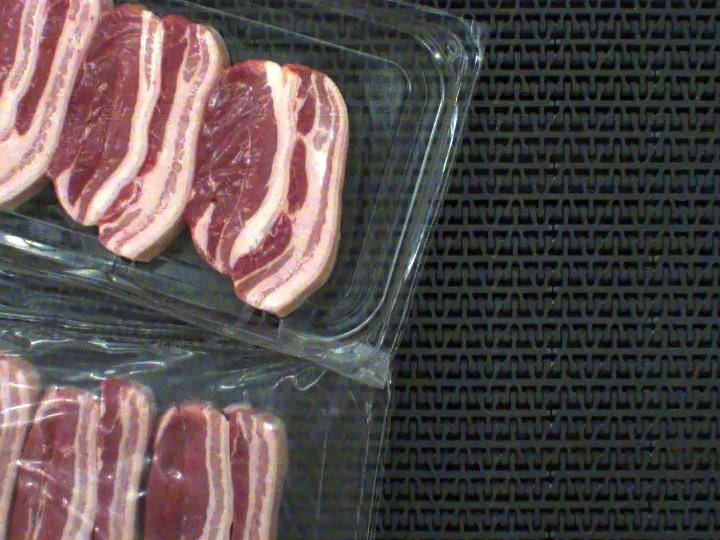
#> input picture data/samples/sample1.jpg, 720 x 540 px
$ python -i features.py   (imports and definitions only)
#> lines starting #> are read from the running program, lines starting #| are printed output that depends on the picture
"""Hand-crafted image features: HSV colour histograms and finite-difference edge strength."""
from pathlib import Path

import numpy as np
from PIL import Image

HUE_BINS = 16
SAT_BINS = 8
VAL_BINS = 8
GRID = 4  # edge strength is averaged over a GRID x GRID grid of cells
N_FEATURES = HUE_BINS + SAT_BINS + VAL_BINS + GRID * GRID  # 48


def extract_features(image_path: Path) -> np.ndarray:
    """Compute a fixed-length feature vector for one image.

    The vector joins three normalised HSV histograms (hue, saturation, value)
    with the mean gradient magnitude in each cell of a GRID x GRID grid. The
    histograms capture the colour mix (e.g. pink meat vs pale film). The grid
    captures coarse edge content, since folds and gaps create sharp brightness
    changes. Gradients use central finite differences (``np.gradient``).

    Args:
        image_path: Path to an RGB image.

    Returns:
        1-D float array of length ``N_FEATURES``.

    Raises:
        FileNotFoundError: If the image does not exist.
        OSError: If the file cannot be read as an image.
    """
#> called with image_path = '../../data/samples/sample1.jpg'
    image_path = Path(image_path)
    if not image_path.is_file():
        raise FileNotFoundError(f"Missing image: {image_path}")
    img = Image.open(image_path).convert("RGB")
#> img is the input picture: PIL image 720x540 RGB; mean R, G, B 86.8, 76.6, 76.3
    hsv = np.asarray(img.convert("HSV"), dtype=float)
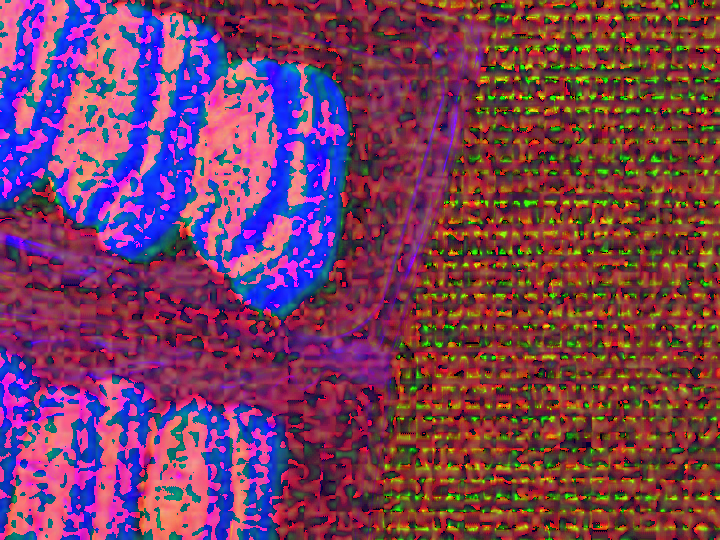
#> hsv: shape (540, 720, 3) float64; mean R, G, B 120.7, 61.3, 92.7

    feats = []
    for channel, bins in enumerate((HUE_BINS, SAT_BINS, VAL_BINS)):
        hist, _ = np.histogram(hsv[..., channel], bins=bins, range=(0, 256))
        # Normalise so each histogram sums to 1 and image size does not matter.
        feats.append(hist / hist.sum())
#> this loop made 3 passes
#> hist on passes 2 to 3: [84268, 162823, 71662, 46677, 16083, 3649, 1677, 1961], [45188, 141541, 65592, 32146, 37868, 21437, 19625, 25403]
#> after the loop, feats = 3 items

    gray = np.asarray(img.convert("L"), dtype=float)
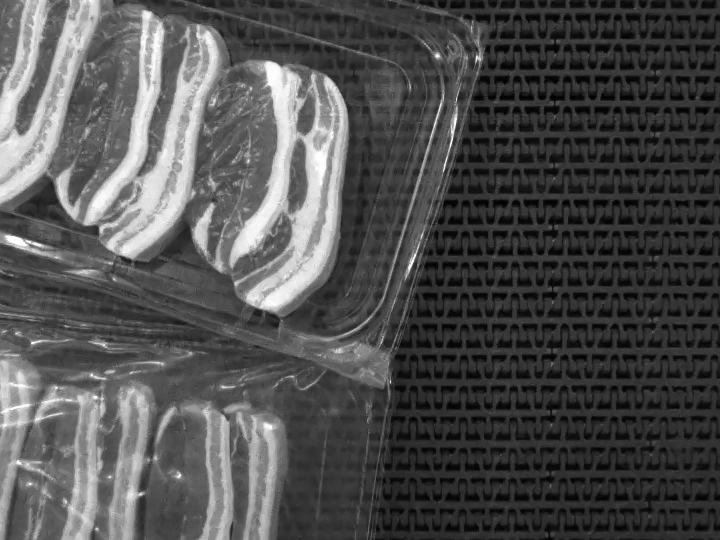
#> gray: shape (540, 720) float64; min 0, max 255, mean 79.6
    gy, gx = np.gradient(gray)  # central differences along rows and columns
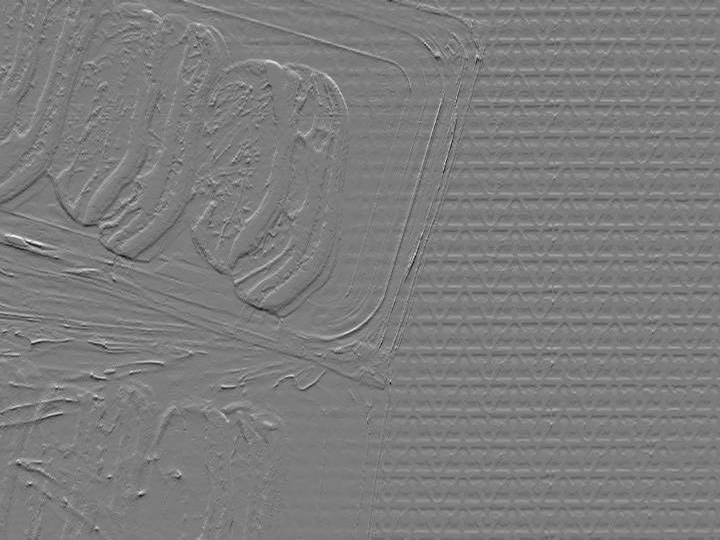
#> gy: shape (540, 720) float64; min -83.5, max 87, mean 0; drawn with min black and max white
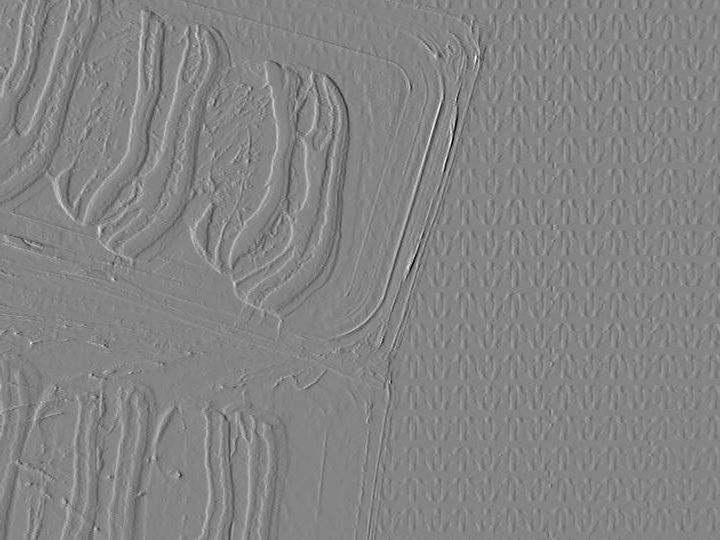
#> gx: shape (540, 720) float64; min -103, max 95, mean -0.1; drawn with min black and max white
    mag = np.hypot(gx, gy)
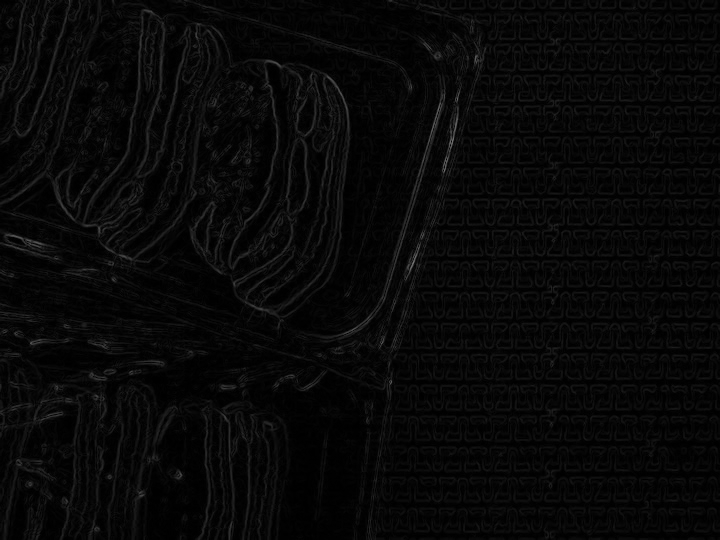
#> mag: shape (540, 720) float64; min 0, max 123.9, mean 8.4
    h, w = mag.shape
#> h = 540; w = 720
    cells = [
        mag[i * h // GRID:(i + 1) * h // GRID, j * w // GRID:(j + 1) * w // GRID].mean()
        for i in range(GRID) for j in range(GRID)
    ]
#> cells = [10.45, 9.49, 8.94, 8.2, 10.34, 10.23, 9.16, 7.84, 8.34, 6.9, 8.57, 7.61, 8.79, 6.09, 6.81, 6.46]
    feats.append(np.array(cells))
    return np.concatenate(feats)


def extract_features_fast(image_path: Path) -> np.ndarray:
    """Compute the same feature vector as ``extract_features``, faster.

    Replaces ``np.histogram`` with ``np.bincount`` on integer bin indices.
    HSV channels are 8-bit integers (0-255) and every bin count divides 256
    exactly, so ``value // (256 // bins)`` is the same bin that
    ``np.histogram`` would choose. Results should match exactly.

    Args:
        image_path: Path to an RGB image.

    Returns:
        1-D float array of length ``N_FEATURES``.

    Raises:
        FileNotFoundError: If the image does not exist.
        OSError: If the file cannot be read as an image.
    """
    image_path = Path(image_path)
    if not image_path.is_file():
        raise FileNotFoundError(f"Missing image: {image_path}")
    img = Image.open(image_path).convert("RGB")
    hsv = np.asarray(img.convert("HSV"))  # keep uint8 so integer division is exact

    feats = []
    for channel, bins in enumerate((HUE_BINS, SAT_BINS, VAL_BINS)):
        idx = hsv[..., channel] // (256 // bins)
        counts = np.bincount(idx.ravel(), minlength=bins).astype(float)
        feats.append(counts / counts.sum())

    gray = np.asarray(img.convert("L"), dtype=float)
    gy, gx = np.gradient(gray)
    mag = np.hypot(gx, gy)
    h, w = mag.shape
    cells = [
        mag[i * h // GRID:(i + 1) * h // GRID, j * w // GRID:(j + 1) * w // GRID].mean()
        for i in range(GRID) for j in range(GRID)
    ]
    feats.append(np.array(cells))
    return np.concatenate(feats)

>>> result = extract_features('../../data/samples/sample1.jpg')
#> result = 48 values, max 10.45 at index 32, min 0.00431 at index 22, mean 2.86

$ run again, on data/samples/sample2.jpg
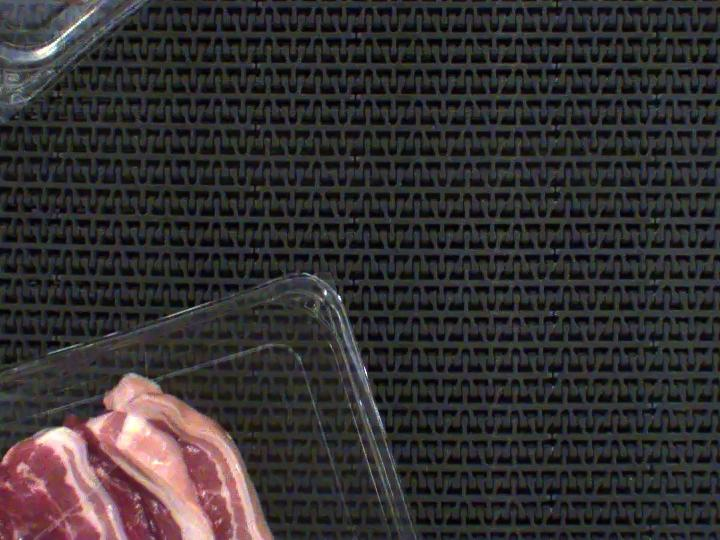
#> input picture data/samples/sample2.jpg, 720 x 540 px
#> in extract_features, img is the input picture: PIL image 720x540 RGB; mean R, G, B 51.5, 47.7, 48.8
#> in extract_features, `hsv = np.asarray(img.convert("HSV"), dtype=float)`:
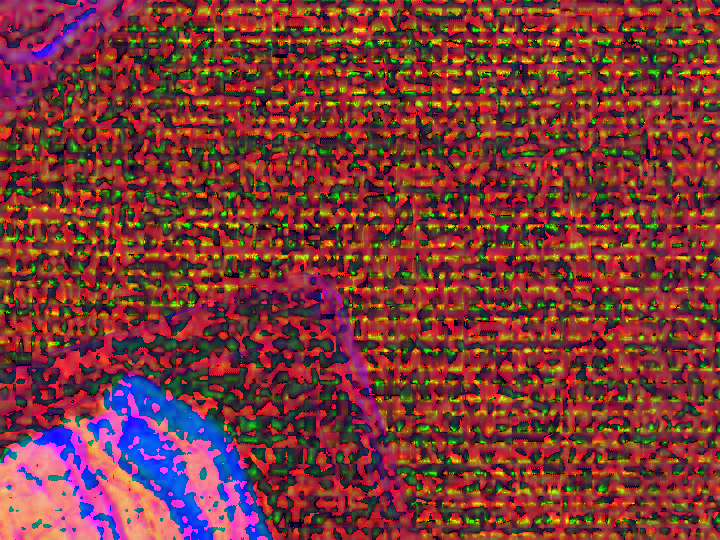
#> hsv: shape (540, 720, 3) float64; mean R, G, B 123.8, 56.5, 56.1
#> the loop in extract_features, `for channel, bins in enumerate((HUE_BINS, SAT_BINS, VAL_BINS)):` made 3 passes
#> hist on passes 2 to 3: [126705, 141435, 60942, 30997, 16461, 6878, 2623, 2759], [92822, 218144, 41223, 9596, 8401, 6139, 6043, 6432]
#> after the loop in extract_features, `for channel, bins in enumerate((HUE_BINS, SAT_BINS, VAL_BINS)):`: feats = 3 items
#> in extract_features, `mag = np.hypot(gx, gy)`:
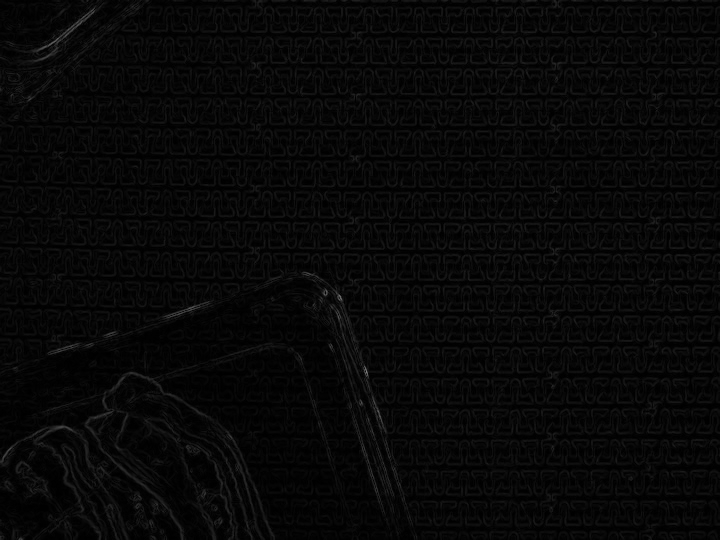
#> mag: shape (540, 720) float64; min 0, max 132.9, mean 8.1
#> cells = [8.63, 8.35, 8.92, 8.84, 7.29, 7.99, 8.5, 8.47, 6.9, 7.42, 8.57, 8.38, 8.85, 6.92, 8.16, 7.4]
#> result = 48 values, max 8.92 at index 34, min 0.00675 at index 22, mean 2.76

$ run again, on data/samples/sample3.jpg
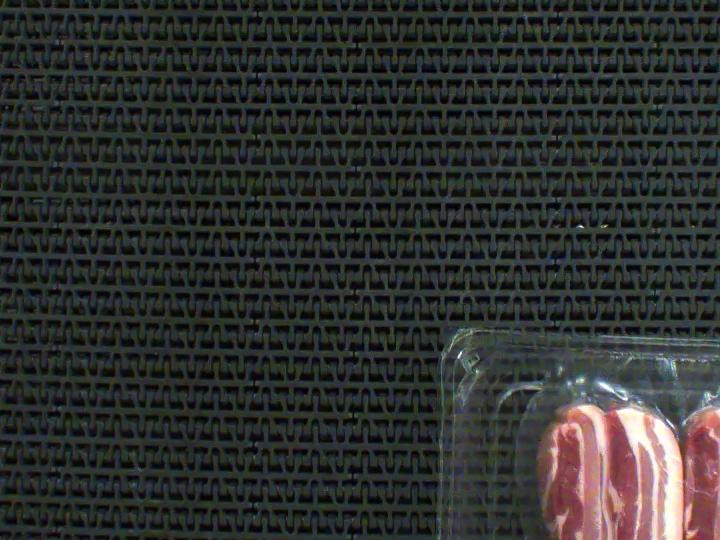
#> input picture data/samples/sample3.jpg, 720 x 540 px
#> in extract_features, img is the input picture: PIL image 720x540 RGB; mean R, G, B 46.5, 48.2, 46.8
#> in extract_features, `hsv = np.asarray(img.convert("HSV"), dtype=float)`:
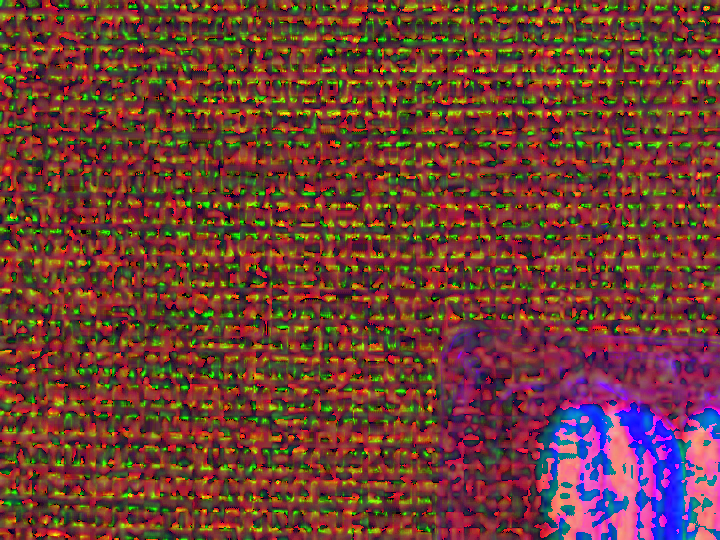
#> hsv: shape (540, 720, 3) float64; mean R, G, B 112.8, 61.4, 53.4
#> the loop in extract_features, `for channel, bins in enumerate((HUE_BINS, SAT_BINS, VAL_BINS)):` made 3 passes
#> hist on passes 2 to 3: [92228, 161305, 71409, 34599, 15176, 7261, 3089, 3733], [100839, 208490, 50968, 7191, 7061, 5289, 4123, 4839]
#> after the loop in extract_features, `for channel, bins in enumerate((HUE_BINS, SAT_BINS, VAL_BINS)):`: feats = 3 items
#> in extract_features, `mag = np.hypot(gx, gy)`:
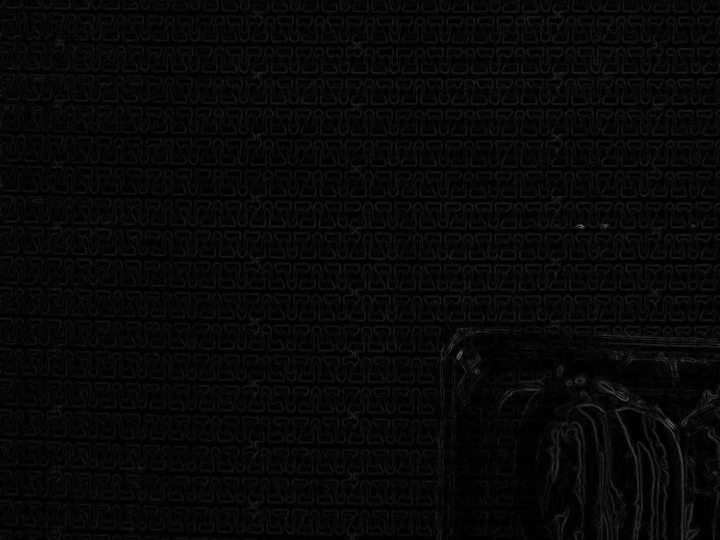
#> mag: shape (540, 720) float64; min 0, max 111.6, mean 8.1
#> cells = [7.82, 8.52, 8.83, 9.29, 7.5, 8.16, 8.66, 9, 6.97, 7.8, 8.6, 9.15, 6.76, 7.27, 5.77, 10.06]
#> result = 48 values, max 10.06 at index 47, min 0.00631 at index 13, mean 2.77
